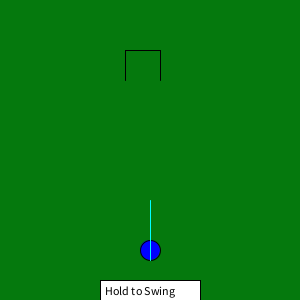
Frame 1 (no input)
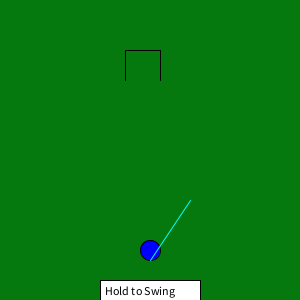
Frame 60 (the mouse pressed at the canvas centre just before this capture)
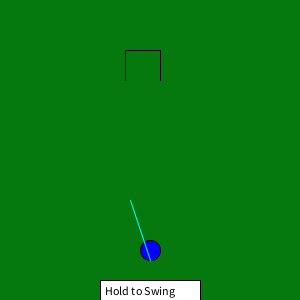
Frame 120 (the mouse held since frame 60 and released just before this capture)

The Processing sketch that drew these frames (run headless with seeded random() and noise(); from frame 60 on, the mouse is pressed at the canvas centre):

// Processing sketch: processing_50534
// ── processing_50534.pde

//variables for ball movement
int ballX;
int ballY;

//controls sweeping of direction line
int xSweep; 
boolean dir;

//manages rounds
boolean swing;

PFont font;

void setup()
{
  size (300, 300);
  xSweep = 150;
  ballX = 150;
  ballY = 250;

  dir = true;
  swing = false;
}
void draw()
{ 
  shapes();

  sweep();
  if (hover(100, 280, 100, 25) && mousePressed)
  {
    roll();
  }

  if (hover(275, 275, 25, 25) && mousePressed)
  {
    cheat();
  }

  win();
}

void roll()
{
  swing = true;

  shapes();
  if (dir)
  {
    ballX = xSweep;
    xSweep++;
  }
  else
  {
    ballX = xSweep;
    xSweep--;
  }
  ballY--;
  swing = false;
}
void cheat()
{
  swing = true;

  shapes();
  ballY--;

  swing = false;
}
void sweep()
{
  if (!swing)
  {
    stroke(0,255,255);
    line(ballX, ballY +10, xSweep, ballY - 50); 
    stroke(0);

    if (xSweep < 200 && dir)
    {
      xSweep = xSweep + 1;
      if (xSweep == 200) 
      {
        dir = !dir;
      }
    }

    if (xSweep > 100 && !dir)
    {
      xSweep = xSweep - 1;
      if (xSweep == 100) 
      {
        dir = !dir;
      }
    }
  }
}

boolean hover(int x, int y, int w, int h)
{
  if (mouseX >= x && mouseX <= x+w && mouseY >= y && mouseY <= y+h)
  {
    return true;
  } 
  else
  {
    return false;
  }
}

void win()
{
  if (ballY < 50)
  {
    if (ballX > 125 && ballX < 160) 
    {
      //WIN
      xSweep = 150;
      ballX = 150;
      ballY = 250;
      dir = true;
      swing = false;
      fill(0);
      text("Good Job!", 100,150);
    }
    else 
    {
      //TRY AGAIN 
      xSweep = 150;
      ballX = 150;
      ballY = 250;
      dir = true;
      swing = false;
      fill(0);
      text("Try Again", 100,150);
    }
  }
}

void shapes()
{
  background(5,121,13);
  
  fill(255);
  rect(100, 280, 100, 25);
  fill(0);
  text("Hold to Swing", 105, 295);
  fill(0,0,255);
  ellipse(ballX, ballY, 20, 20);
  
  line(125, 80, 125, 50);
  line(125, 50, 160, 50);
  line(160, 50, 160, 80);

  fill(255, 0, 0);
  stroke(0);
}
